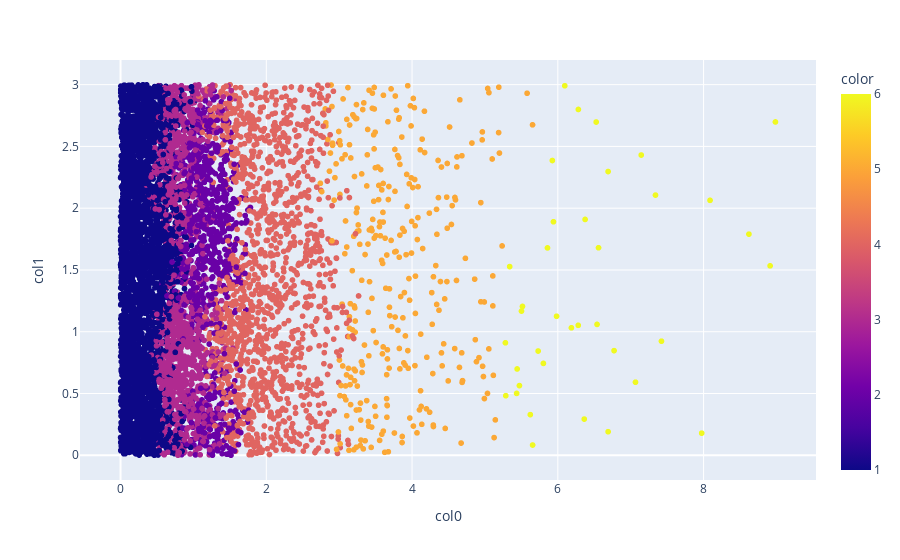

Here is the notebook cell this chart was saved with:
### Code cell
px.scatter(train_df, x="col0", y="col1", color=mpd.model_from_data(train_df[study_columns].values))

### Figure 1 — Plotly figure (JSON) as saved in the notebook; plotly's stock layout.template omitted (floating-point values rounded to 4 significant figures; data arrays with more than 128 entries replaced by an {"elided": "..."} marker saying what was removed)
{"data": [{"hovertemplate": "col0=%{x}<br>col1=%{y}<br>color=%{marker.color}<extra></extra>", "legendgroup": "", "marker": {"color": {"elided": "7500 int values"}, "coloraxis": "coloraxis", "symbol": "circle"}, "mode": "markers", "name": "", "showlegend": false, "type": "scattergl", "x": {"elided": "7500 float values"}, "xaxis": "x", "y": {"elided": "7500 float values"}, "yaxis": "y"}], "layout": {"coloraxis": {"colorbar": {"title": {"text": "color"}}, "colorscale": [[0, "#0d0887"], [0.1111, "#46039f"], [0.2222, "#7201a8"], [0.3333, "#9c179e"], [0.4444, "#bd3786"], [0.5556, "#d8576b"], [0.6667, "#ed7953"], [0.7778, "#fb9f3a"], [0.8889, "#fdca26"], [1, "#f0f921"]]}, "legend": {"tracegroupgap": 0}, "margin": {"t": 60}, "xaxis": {"anchor": "y", "domain": [0, 1], "title": {"text": "col0"}}, "yaxis": {"anchor": "x", "domain": [0, 1], "title": {"text": "col1"}}}}
